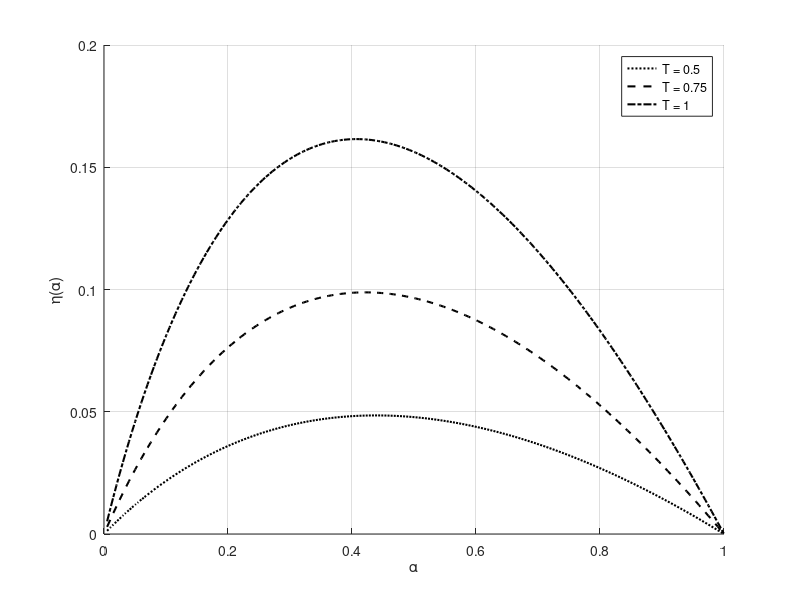

This chart was generated by the following MATLAB code:
clc; clear; close all;

% Initial parameters
sigma_n = 1;
sigma_rr = 1;
sigma_cr = 1;
P_c_dB = 10;
P_c = 10^(P_c_dB / 10);
P_r_dB = 10;
P_r = 10^(P_r_dB / 10);

% Define ranges for alpha
alpha_range = linspace(0, 1, 200);

% Time Duration
T_values = [0.5, 0.75, 1];
lineStyles = {':', '--', '-.'};     % Line styles for different powers
color = 'k';                        % Use black for all plots

% Prepare figure
figure; hold on;

% Loop over each T value
for j = 1:length(T_values)
    T = T_values(j);
    
    % Preallocate arrays
    eta_total = zeros(size(alpha_range));
    beta = zeros(size(alpha_range));

    % Loop over each alpha value
    for i = 1:length(alpha_range)
        alpha = alpha_range(i);

        % Beta calculations
        beta_first_part = sigma_cr^2 * P_c;
        beta_second_part = sigma_rr^2 * P_r + sigma_n^2;
        beta_third_part = alpha * T;
        beta_denominator = 1 + beta_third_part * (beta_first_part/beta_second_part);
        beta_i = 1/beta_denominator;
        beta(i) = beta_i;

        % Each eta part
        part_1 = (1-alpha) * T;

        part_2_numerator = -beta_i * (1-beta_i) * (sigma_cr^2) * P_c;
        part_2_denominator = ((sigma_rr^2) * P_r - beta_i * (sigma_cr^2) * P_c) * (2 * beta_i - 1);

        part_3 = (sigma_n^2)/(beta_i * (sigma_cr^2) * P_c);

        part_4_numerator = (sigma_rr^2) * P_r * (1-beta_i) * (sigma_cr^2) * P_c;
        part_4_denominator = ((sigma_rr^2)*P_r - beta_i*(sigma_cr^2)*P_c)*((sigma_rr^2)*P_r - (1-beta_i)*(sigma_cr^2)*P_c);

        part_5 = (sigma_n^2)/((sigma_rr^2)*P_r);

        part_6_numerator = ((1-beta_i)^2)*(sigma_cr^2)*P_c;
        part_6_denominator = ((sigma_rr^2)*P_r - (1-beta_i)*(sigma_cr^2)*P_c)*(2*beta_i - 1);

        part_7 = (sigma_n^2)/((1-beta_i)*(sigma_cr^2)*P_c);

        term_1 = part_2_numerator/part_2_denominator;
        term_2 = exp(part_3)/log(2);
        term_3 = expint(part_3);

        term_4 = part_4_numerator/part_4_denominator;
        term_5 = exp(part_5)/log(2);
        term_6 = expint(part_5);

        term_7 = part_6_numerator/part_6_denominator;
        term_8 = exp(part_7)/log(2);
        term_9 = expint(part_7);

        eta_total(i) = part_1 * (term_1*term_2*term_3 + term_4*term_5*term_6 + term_7*term_8*term_9);

    end

    % Plotting
    plot(alpha_range, eta_total, 'LineStyle', lineStyles{j}, 'Color', color, 'LineWidth', 1.5);
    hold on;

end

xlabel('\alpha'); ylabel('\eta(\alpha)');
legend('T = 0.5', 'T = 0.75', 'T = 1');
grid on;
